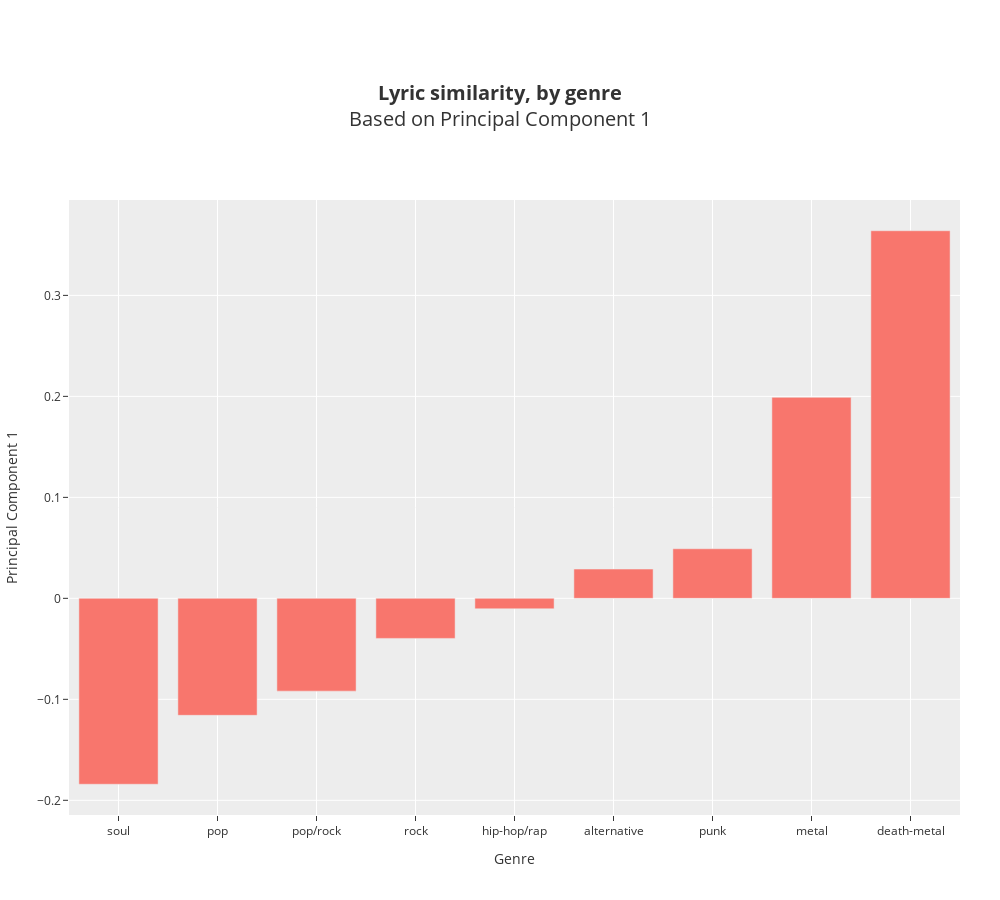

This figure's notebook cell:
### Markdown cell above
This confirms what we found above, the lyrics in genres cluster into groups that make sense.

### Code cell
pc1_group = pd.DataFrame(pc_1.groupby('genre')['pc'].mean())

fig = pc1_group.sort_values(by='pc').plot.bar(labels=dict(variable="genre", value="PC"),\
                               template='ggplot2')

title_param = dict(text='<b>Lyric similarity, by genre</b><br>Based on Principal Component 1</b>', 
                        font=dict(size=20))

margin_param=dict(l=40,r=40,b=85,t=200,pad=0)

fig.update_layout(
                      title=title_param,
                      width=1000,
                      height=900,
                    margin=margin_param,
                      xaxis = dict(title='Genre'),
                      yaxis = dict(title='Principal Component 1'),
                      autosize=False,
                      showlegend=False,
                    )

### Figure 1 — Plotly figure (JSON) as saved in the notebook; plotly's stock layout.template omitted (floating-point values rounded to 4 significant figures)
{"data": [{"alignmentgroup": "True", "hovertemplate": "genre=%{x}<br>PC=%{y}<extra></extra>", "legendgroup": "pc", "marker": {"color": "#F8766D"}, "name": "pc", "offsetgroup": "pc", "orientation": "v", "showlegend": true, "textposition": "auto", "type": "bar", "x": ["soul", "pop", "pop/rock", "rock", "hip-hop/rap", "alternative", "punk", "metal", "death-metal"], "xaxis": "x", "y": [-0.1841, -0.1158, -0.09188, -0.03968, -0.01035, 0.02899, 0.04908, 0.199, 0.364], "yaxis": "y"}], "layout": {"autosize": false, "barmode": "relative", "height": 900, "legend": {"title": {"text": "genre"}, "tracegroupgap": 0}, "margin": {"b": 85, "l": 40, "pad": 0, "r": 40, "t": 200}, "showlegend": false, "title": {"font": {"size": 20}, "text": "<b>Lyric similarity, by genre</b><br>Based on Principal Component 1</b>"}, "width": 1000, "xaxis": {"anchor": "y", "domain": [0, 1], "title": {"text": "Genre"}}, "yaxis": {"anchor": "x", "domain": [0, 1], "title": {"text": "Principal Component 1"}}}}
